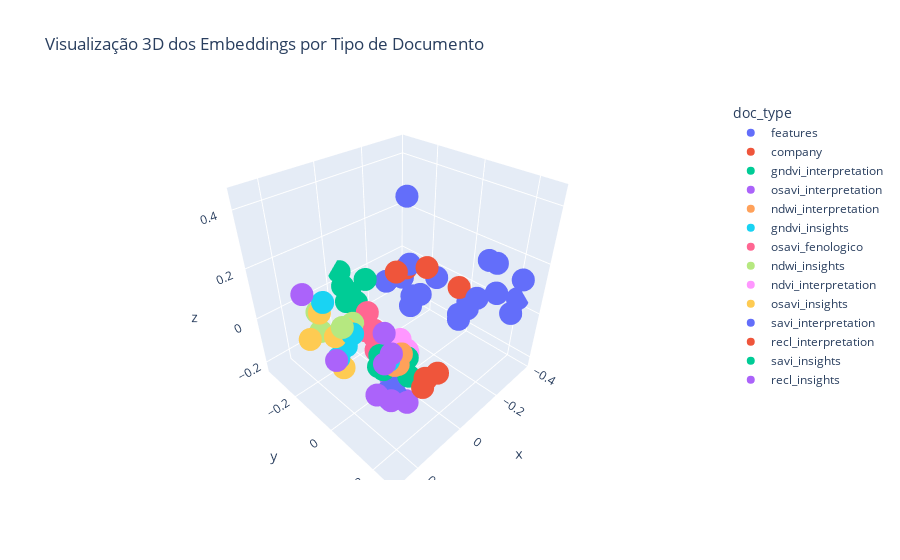

Notebook cell for this chart:
### Code cell
# Reduz para 3D
pca = PCA(n_components=3)
emb_3d = pca.fit_transform(emb_vectors)

# Cria DataFrame
df = pd.DataFrame({
    "x": emb_3d[:, 0],
    "y": emb_3d[:, 1],
    "z": emb_3d[:, 2],
    "text": texts,
    "doc_type": doc_types
})

# Gráfico 3D com Plotly
fig = px.scatter_3d(
    df, x="x", y="y", z="z",
    color="doc_type",
    hover_data=["text"],
    title="Visualização 3D dos Embeddings por Tipo de Documento"
)

fig.show()
